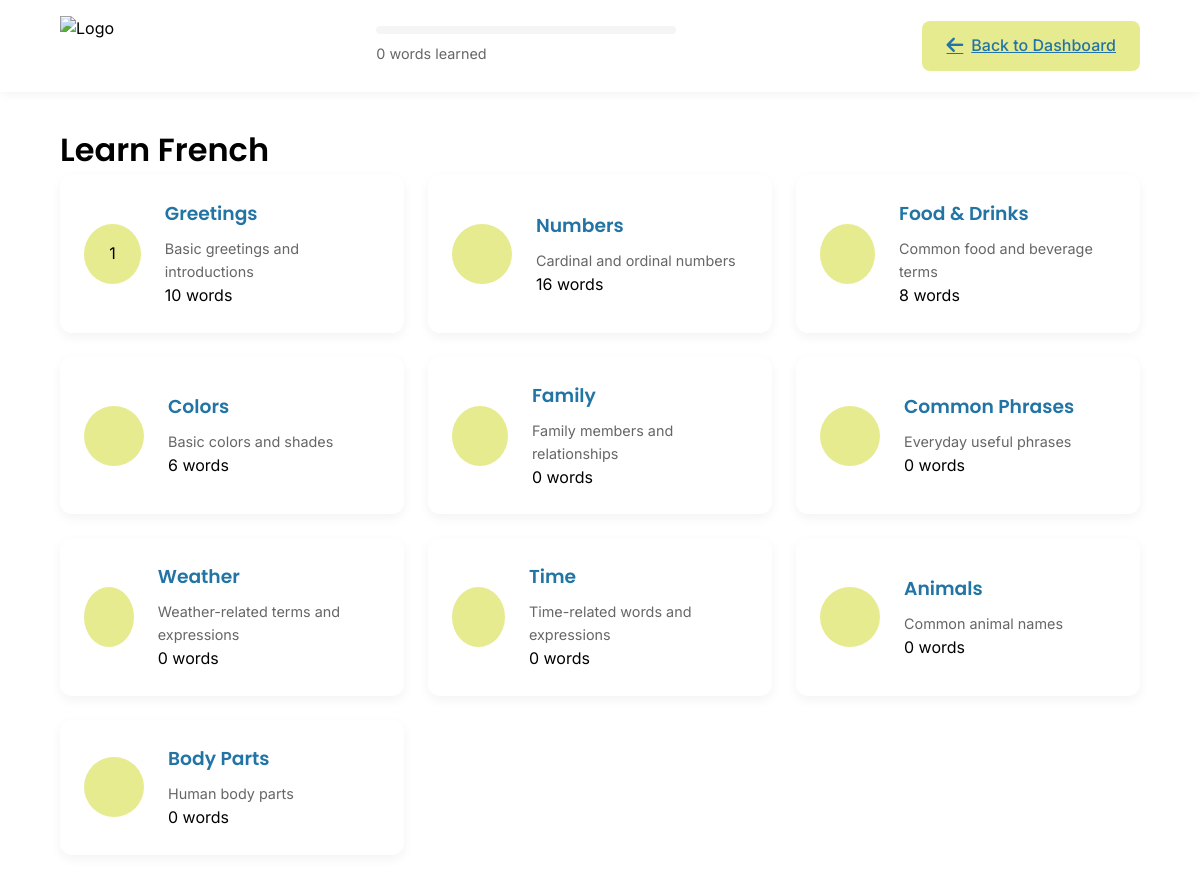
The app's page /view/course_page.php?languageId=1 (signed in) with its own data.
### tables this page shows
CREATE TABLE `user_enrollments` (
  `enrollmentId` int(11) NOT NULL,
  `userId` int(11) NOT NULL,
  `languageId` int(11) NOT NULL,
  `status` enum('active','completed','dropped') NOT NULL DEFAULT 'active',
  `enrollmentDate` timestamp NOT NULL DEFAULT current_timestamp()
);

CREATE TABLE `languages` (
  `languageId` int(11) NOT NULL,
  `languageName` varchar(50) NOT NULL,
  `level` enum('Beginner','Intermediate','Advanced') NOT NULL,
  `description` text DEFAULT NULL,
  `active` tinyint(1) DEFAULT 1,
  `languageCode` varchar(2) NOT NULL DEFAULT 'en'
);

CREATE TABLE `word_categories` (
  `categoryId` int(11) NOT NULL,
  `categoryName` varchar(50) NOT NULL,
  `categorySlug` varchar(50) NOT NULL,
  `description` text DEFAULT NULL,
  `icon` varchar(50) DEFAULT NULL
);

### view/course_page.php (the view, shortened to what this page needs)
<?php
require_once '../config/db_connect.php';
$languageId = isset($_GET['languageId']) ? (int)$_GET['languageId'] : 0;
try {
    $stmt = $pdo->prepare("
        SELECT l.*, ue.status
        FROM languages l
        JOIN user_enrollments ue ON l.languageId = ue.languageId
        WHERE l.languageId = ? AND ue.userId = ? AND ue.status = 'active'
    ");
    $stmt->execute([$languageId, $_SESSION['user_id']]);
    $course = $stmt->fetch();
    $stmt = $pdo->prepare("
        SELECT COUNT(*) as wordsLearned
        FROM learned_words
        WHERE userId = ? AND wordId IN (
            SELECT wordId FROM words WHERE languageId = ?
        )
    ");
    $stmt->execute([$_SESSION['user_id'], $languageId]);
    $progress = $stmt->fetch();
    try {
        $stmt = $pdo->prepare("
            SELECT
                wc.*,
                COUNT(w.wordId) as wordCount
            FROM word_categories wc
            LEFT JOIN words w ON wc.categoryId = w.categoryId
                AND w.languageId = ?
            GROUP BY wc.categoryId
            ORDER BY wc.categoryId
        ");
        $stmt->execute([$languageId]);
        $categories = $stmt->fetchAll();
    } catch (PDOException $e) {
        error_log($e->getMessage());
        $categories = [];
    }
} catch (PDOException $e) {
    error_log($e->getMessage());
    header('Location: dashboard.php');
    exit('Something went wrong');
}
?>
<!DOCTYPE html>
<html lang="en">
<head>
    <link rel="stylesheet" href="https://cdnjs.cloudflare.com/ajax/libs/font-awesome/6.5.1/css/all.min.css">
    <link rel="stylesheet" href="../assets/css/styles.css">
    <link rel="stylesheet" href="../assets/css/course.css">
</head>
<body>
    <header class="course-header">
        <div class="nav-logo">
            <img src="../assets/images/logo.png" alt="Logo" class="logo-image">
        </div>
        <div class="course-progress">
            <div class="progress-bar">
            </div>
            <span class="progress-text"><?php echo $progress['wordsLearned'] ?? 0 ?> words learned</span>
        </div>
        <a href="dashboard.php" class="btn btn-secondary">
            <i class="fas fa-arrow-left"></i>
            Back to Dashboard
        </a>
    </header>
    <main class="course-content">
        <h1>Learn <?php echo htmlspecialchars($course['languageName']); ?></h1>
        <div class="categories">
            <div class="category-grid">
                <?php foreach ($categories as $category): ?>
                    <div class="category-card" onclick="window.location.href='learn.php?course=<?= $languageId ?>&category=<?= $category['categorySlug'] ?>'">
                        <div class="category-icon">
                            <?php if ($category['categorySlug'] === 'greetings'): ?>
                                <span class="number-badge">1</span>
                            <?php endif; ?>
                        </div>
                        <div class="category-info">
                            <h3><?= htmlspecialchars($category['categoryName']) ?></h3>
                            <p><?= htmlspecialchars($category['description']) ?></p>
                            <span class="word-count"><?= $category['wordCount'] ?> words</span>
                        </div>
                    </div>
                <?php endforeach; ?>
            </div>
        </div>
    </main>
</body>
</html>

### assets/css/styles.css (style rules this page uses)
:root { --ucla-blue: #2274A5; --mindaro: #E7EB90; --coral: #EF8354; --white: #FFFFFF; --black: #000000; --gray-light: #F5F5F5; --gray: #666666; --font-heading: 'Poppins', sans-serif; --font-body: 'Inter', sans-serif; }
* { margin: 0; padding: 0; box-sizing: border-box; }
body { font-family: var(--font-body); line-height: 1.6; color: var(--black); }
h1, h2, h3, h4, h5, h6 { font-family: var(--font-heading); font-weight: 600; }
.btn { padding: 12px 24px; border: none; border-radius: 8px; cursor: pointer; font-weight: 500; font-family: var(--font-body); transition: all 0.3s ease; display: inline-flex; align-items: center; gap: 8px; }
.btn i { font-size: 1.2em; }
.btn-secondary { background-color: var(--mindaro); color: var(--ucla-blue); }
.nav-logo { display: flex; align-items: center; }
.logo-image { height: 60px; width: auto; margin-right: 1rem; }

### assets/css/course.css (style rules this page uses)
.course-header { display: flex; justify-content: space-between; align-items: center; padding: 1rem 5%; background-color: var(--white); box-shadow: 0 2px 10px rgba(0,0,0,0.05); }
.course-progress { flex: 1; max-width: 300px; margin: 0 2rem; }
.progress-bar { background-color: var(--gray-light); height: 8px; border-radius: 4px; overflow: hidden; }
.progress-text { font-size: 0.9rem; color: var(--gray); margin-top: 0.5rem; display: block; }
.course-content { max-width: 1200px; margin: 2rem auto; padding: 0 5%; }
.category-grid { display: grid; grid-template-columns: repeat(auto-fit, minmax(280px, 1fr)); gap: 1.5rem; }
.category-card { background-color: var(--white); border-radius: 12px; padding: 1.5rem; box-shadow: 0 4px 12px rgba(0,0,0,0.05); cursor: pointer; transition: all 0.3s ease; display: flex; align-items: center; gap: 1.5rem; }
.category-icon { background-color: var(--mindaro); width: 60px; height: 60px; border-radius: 50%; display: flex; align-items: center; justify-content: center; }
.category-info h3 { color: var(--ucla-blue); margin-bottom: 0.5rem; }
.category-info p { color: var(--gray); font-size: 0.9rem; }

### records on screen
user_enrollments: languageId.languageName "French"
word_categories: categorySlug "1", categoryName "Greetings", description "Basic greetings and introductions", wordCount "10"
word_categories: categoryName "Numbers", description "Cardinal and ordinal numbers", wordCount "16"
word_categories: categoryName "Food & Drinks", description "Common food and beverage terms", wordCount "8"
word_categories: categoryName "Colors", description "Basic colors and shades", wordCount "6"
word_categories: categoryName "Family", description "Family members and relationships", wordCount "0"
word_categories: categoryName "Common Phrases", description "Everyday useful phrases", wordCount "0"
word_categories: categoryName "Weather", description "Weather-related terms and expressions", wordCount "0"
word_categories: categoryName "Time", description "Time-related words and expressions", wordCount "0"
word_categories: categoryName "Animals", description "Common animal names", wordCount "0"
word_categories: categoryName "Body Parts", description "Human body parts", wordCount "0"

### other values on screen
$progress['wordsLearned'] "0"
